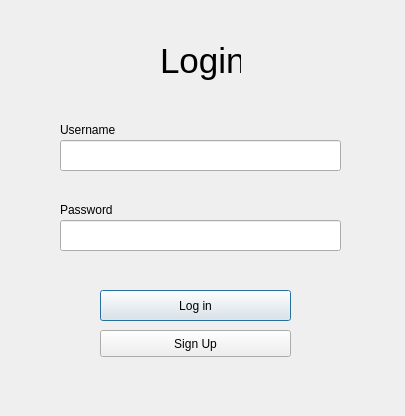
<?xml version="1.0" encoding="UTF-8"?>
<ui version="4.0">
 <class>Dialog</class>
 <widget class="QDialog" name="Login">
  <property name="geometry">
   <rect>
    <x>0</x>
    <y>0</y>
    <width>405</width>
    <height>416</height>
   </rect>
  </property>
  <property name="windowTitle">
   <string>Dialog</string>
  </property>
  <widget class="QLabel" name="label">
   <property name="geometry">
    <rect>
     <x>160</x>
     <y>30</y>
     <width>81</width>
     <height>61</height>
    </rect>
   </property>
   <property name="font">
    <font>
     <pointsize>26</pointsize>
    </font>
   </property>
   <property name="text">
    <string>Login</string>
   </property>
  </widget>
  <widget class="QLineEdit" name="nameEdit">
   <property name="geometry">
    <rect>
     <x>60</x>
     <y>140</y>
     <width>281</width>
     <height>31</height>
    </rect>
   </property>
  </widget>
  <widget class="QLineEdit" name="pwEdit">
   <property name="geometry">
    <rect>
     <x>60</x>
     <y>220</y>
     <width>281</width>
     <height>31</height>
    </rect>
   </property>
   <property name="echoMode">
    <enum>QLineEdit::Password</enum>
   </property>
  </widget>
  <widget class="QLabel" name="userLabel">
   <property name="geometry">
    <rect>
     <x>60</x>
     <y>120</y>
     <width>81</width>
     <height>19</height>
    </rect>
   </property>
   <property name="text">
    <string>Username</string>
   </property>
  </widget>
  <widget class="QLabel" name="label_3">
   <property name="geometry">
    <rect>
     <x>60</x>
     <y>200</y>
     <width>71</width>
     <height>19</height>
    </rect>
   </property>
   <property name="text">
    <string>Password</string>
   </property>
  </widget>
  <widget class="QPushButton" name="loginButton">
   <property name="geometry">
    <rect>
     <x>100</x>
     <y>290</y>
     <width>191</width>
     <height>31</height>
    </rect>
   </property>
   <property name="text">
    <string>Log in</string>
   </property>
  </widget>
  <widget class="QPushButton" name="signupButton">
   <property name="geometry">
    <rect>
     <x>100</x>
     <y>330</y>
     <width>191</width>
     <height>27</height>
    </rect>
   </property>
   <property name="text">
    <string>Sign Up</string>
   </property>
  </widget>
  <widget class="QLabel" name="status">
   <property name="geometry">
    <rect>
     <x>60</x>
     <y>260</y>
     <width>231</width>
     <height>19</height>
    </rect>
   </property>
   <property name="styleSheet">
    <string notr="true">color: red</string>
   </property>
   <property name="text">
    <string/>
   </property>
  </widget>
 </widget>
 <resources/>
 <connections/>
</ui>
